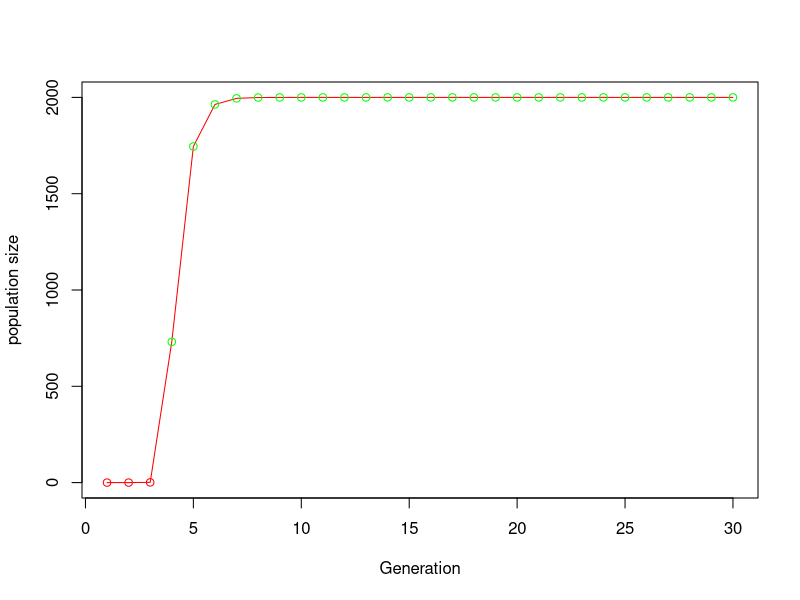

This figure's R source:
# 22 Oct 2016. start 9:20 am
#2.6 Exercises
#1. Write a loop that prints out the numbers from 20 to 10
for (i in 20:10){
  print(i)
}

#2. Write a loop that print out only the numbers from 20 to 10 that are even
is_even <- function(x){
  if (x %% 2 == 0){
    return(TRUE)
  }else{
    return(FALSE)
  }
}

for (i in 20:10){
  if (is_even(i)){
  print(i)
}
}

#3. Write a function that calculates whether a number is a prime number (hint: what does 2 %% 3 give you?)
# The hint didn't help.


is_prime <- function(num) {
  if (num == 2) {
    TRUE
  } else if (any(num %% 2:(num-1) == 0)) {
    FALSE
  } else { 
    TRUE
  }
}

b <- 37
if(is_prime(b)){
  cat(b, "is prime")
} else {
  cat(b, "is not prime")
}



# 4. Write a loop that prints out the numbers from 1 to 20, printing “Good: NUMBER” if the number is
# divisible by five and “Job: NUMBER” if then number is prime, and nothing otherwise.

div_by_five <- function(x) {
  if(x %% 5 == 0) {
    return(TRUE)
  }else{
    return(FALSE)
  }
}
  

for (i in 1:20){
  if (div_by_five(i)){
    cat("Good: ",i, "\n")
  }else if(is_prime(i)){
    cat("job: ", i, "\n")
  }else{
    cat(i, "\n")
  }
}

# 4. A biologist is modelling population growth using a Gompertz curve, which is defined as y(t) = a.e−b.e−c.t
# where y is population size, t is time, a and b are parameters, and e is the exponential function. Write
# them a function that calculates population size at any time for any values of its parameters.

pop_size_at_t <- function(t, a, b, c){
  y = a*(exp(-b*(exp(-c*t))))
  return(y)
}
print(pop_size_at_t(194,20,33,22))
# Well, I think the above is working, but have some doubts

# 5. The biologist likes your function so much they want you to write another function that plots the progress
# of the population over a given length of time. Write it for them.

pop_size_over_time <- function(final_time,a,b,c){
  for (i in 1:final_time){
    cat(i, ",", pop_size_at_t(i, a, b, c), "\n")
  }
}
#pop_size_over_time(30,2000,3000,2)# still don't like look of output

# 6. The biologist likes your function so much they want you to write another function that plots the progress
# of the population over a given length of time. Write it for them.


get_pop_growth_list <- function(final_time,a,b,c){
  pop_growth_list <- c()#create empty list
  for (i in 1:final_time){
    current_pop_size <- pop_size_at_t(i, a, b, c)
    pop_growth_list <- c(pop_growth_list, current_pop_size)#add to growing list
  }
  return(pop_growth_list)
}

d = get_pop_growth_list(30,2000,3000,2)
plot(d,type="o", col = ifelse(d < 550,'red','green'), xlab="Generation", ylab = "population size") # that was easy
